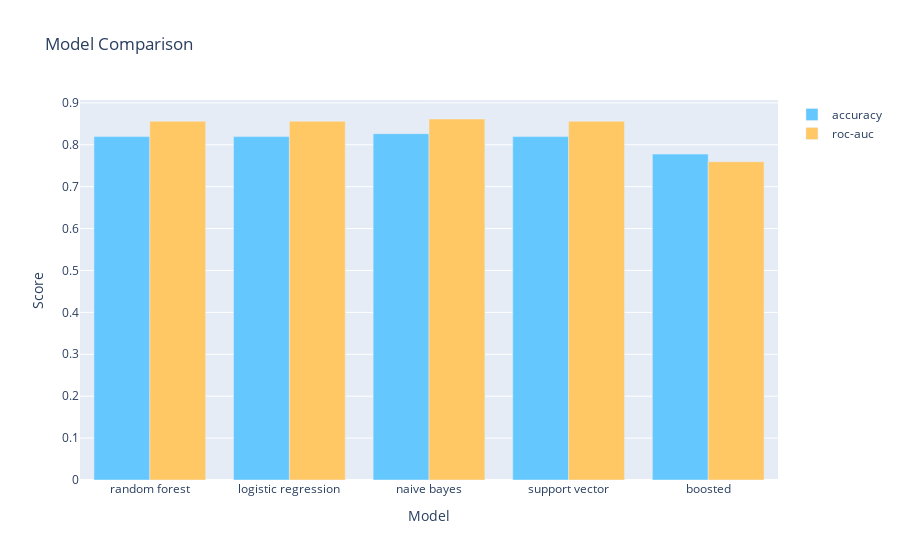

Notebook code for this chart:
### Code cell
# display results with plotly
trace0 = go.Bar(x= evaldf.index,
                y= evaldf['accuracy'].values,
                name='accuracy',
                marker=dict(color='rgb(100,200,300)'))
trace1 = go.Bar(x= evaldf.index,
                y= evaldf['rocauc'].values,
                name='roc-auc',
                marker=dict(color='rgb(300,200,100)'))
# now the layout
layout=go.Layout(title='Model Comparison',
                   xaxis= dict(title='Model'),
                   yaxis=dict(title='Score'))
# bind using go.Figure
fig = go.Figure(data=[trace0, trace1], layout=layout)
fig

### Figure 1 — Plotly figure (JSON) as saved in the notebook; plotly's stock layout.template omitted (floating-point values rounded to 4 significant figures)
{"data": [{"marker": {"color": "rgb(100,200,300)"}, "name": "accuracy", "type": "bar", "x": ["random forest", "logistic regression", "naive bayes", "support vector", "boosted"], "y": [0.8194, 0.8194, 0.8264, 0.8194, 0.7778]}, {"marker": {"color": "rgb(300,200,100)"}, "name": "roc-auc", "type": "bar", "x": ["random forest", "logistic regression", "naive bayes", "support vector", "boosted"], "y": [0.8562, 0.8562, 0.8615, 0.8562, 0.7595]}], "layout": {"title": {"text": "Model Comparison"}, "xaxis": {"title": {"text": "Model"}}, "yaxis": {"title": {"text": "Score"}}}}
